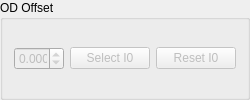
              <widget class="QGroupBox" name="ODoff">
               <property name="sizePolicy">
                <sizepolicy hsizetype="Preferred" vsizetype="Fixed">
                 <horstretch>0</horstretch>
                 <verstretch>0</verstretch>
                </sizepolicy>
               </property>
               <property name="title">
                <string>OD Offset</string>
               </property>
               <layout class="QVBoxLayout" name="verticalLayout_5">
                <item>
                 <layout class="QGridLayout" name="gridLayout_4">
                  <item row="0" column="0">
                   <widget class="QDoubleSpinBox" name="ODOffSpinBox">
                    <property name="enabled">
                     <bool>false</bool>
                    </property>
                    <property name="maximumSize">
                     <size>
                      <width>50</width>
                      <height>16777215</height>
                     </size>
                    </property>
                    <property name="locale">
                     <locale language="C" country="AnyCountry"/>
                    </property>
                    <property name="decimals">
                     <number>3</number>
                    </property>
                    <property name="minimum">
                     <double>-99.989999999999995</double>
                    </property>
                    <property name="singleStep">
                     <double>0.010000000000000</double>
                    </property>
                   </widget>
                  </item>
                  <item row="0" column="1">
                   <widget class="QPushButton" name="HistoI0pb">
                    <property name="enabled">
                     <bool>false</bool>
                    </property>
                    <property name="text">
                     <string>Select I0</string>
                    </property>
                   </widget>
                  </item>
                  <item row="0" column="2">
                   <widget class="QPushButton" name="pushButton">
                    <property name="enabled">
                     <bool>false</bool>
                    </property>
                    <property name="text">
                     <string>Reset I0</string>
                    </property>
                   </widget>
                  </item>
                 </layout>
                </item>
               </layout>
              </widget>
